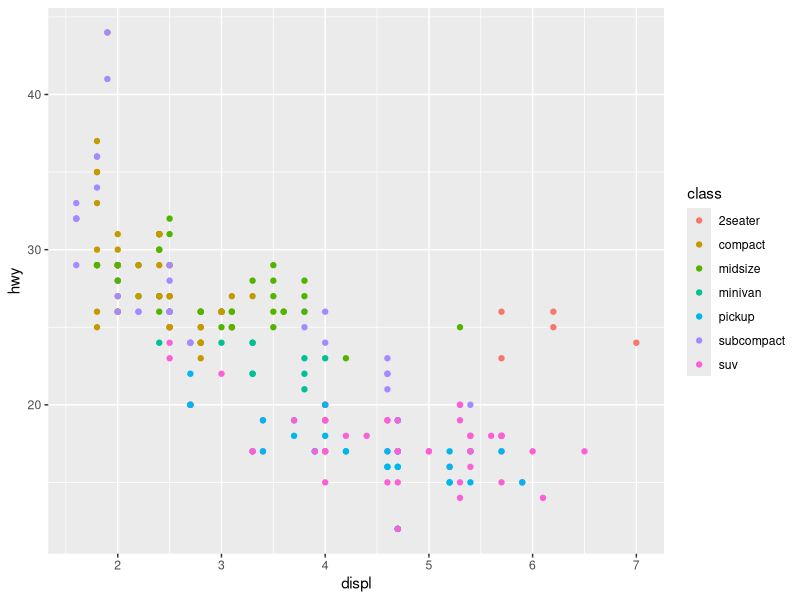
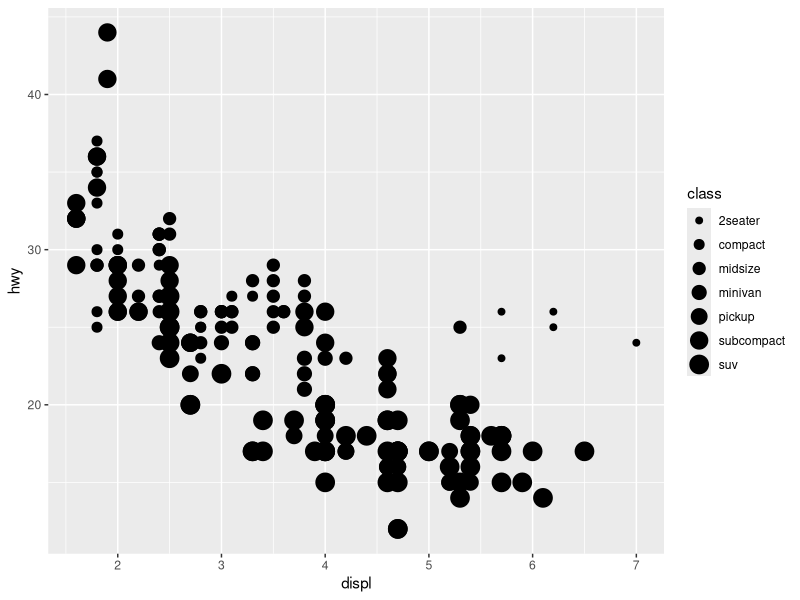
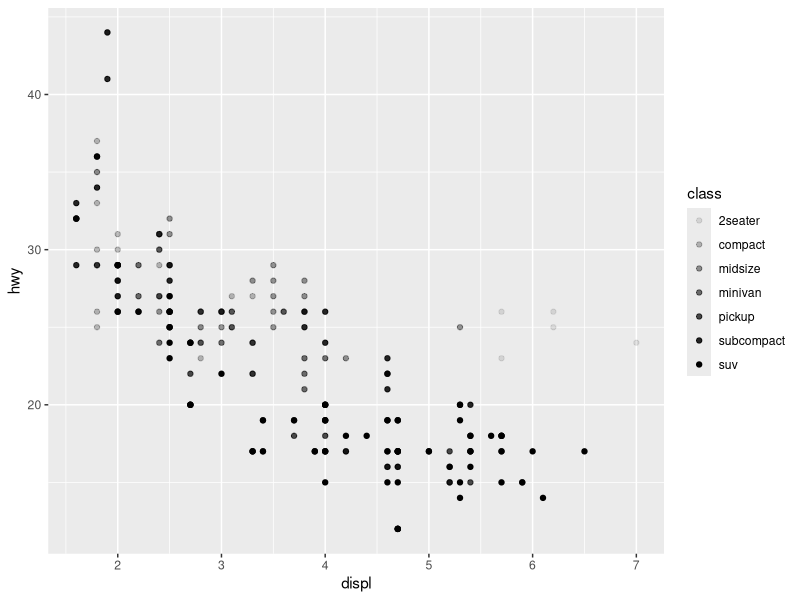
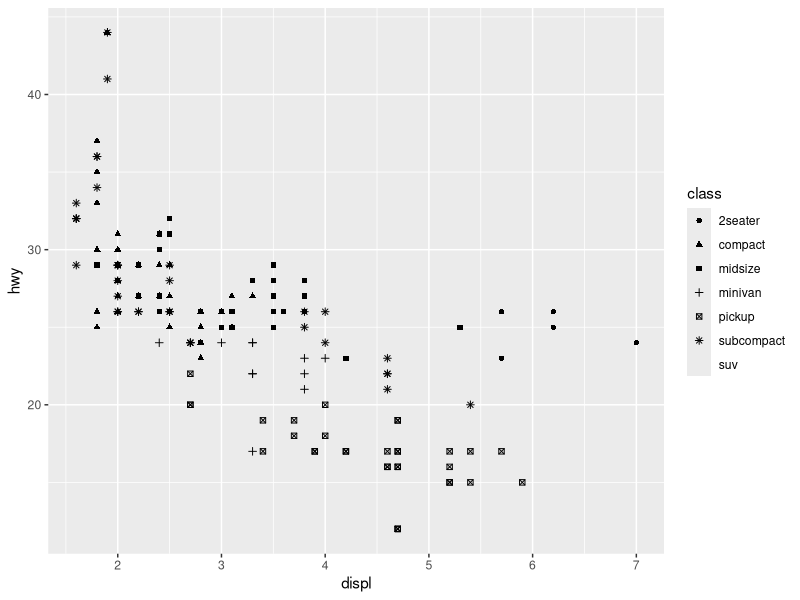
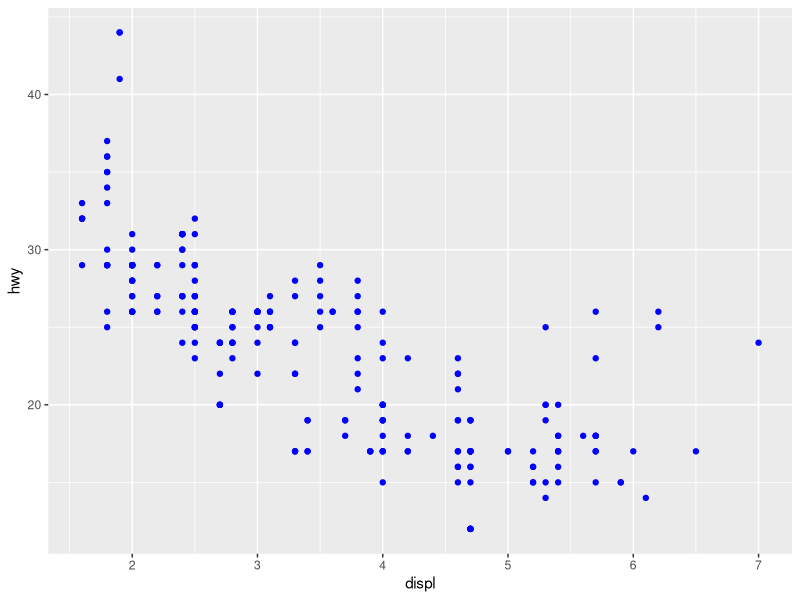
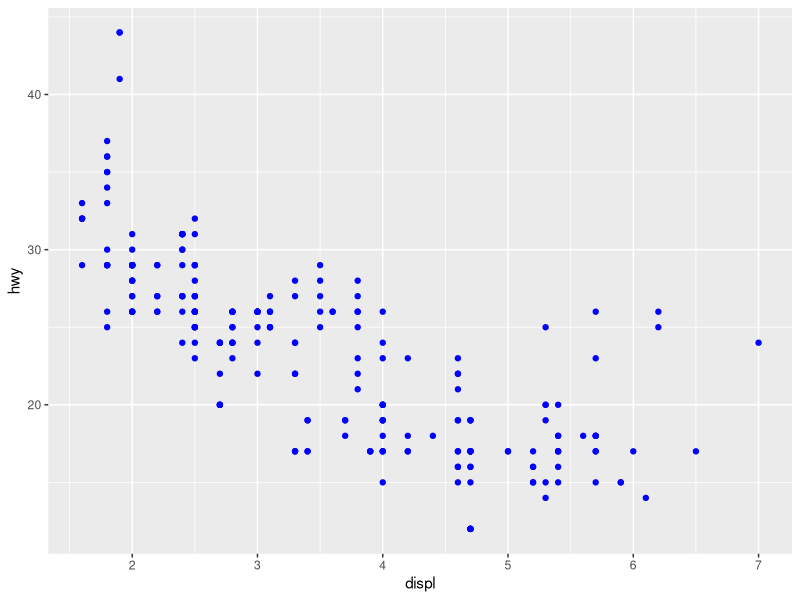
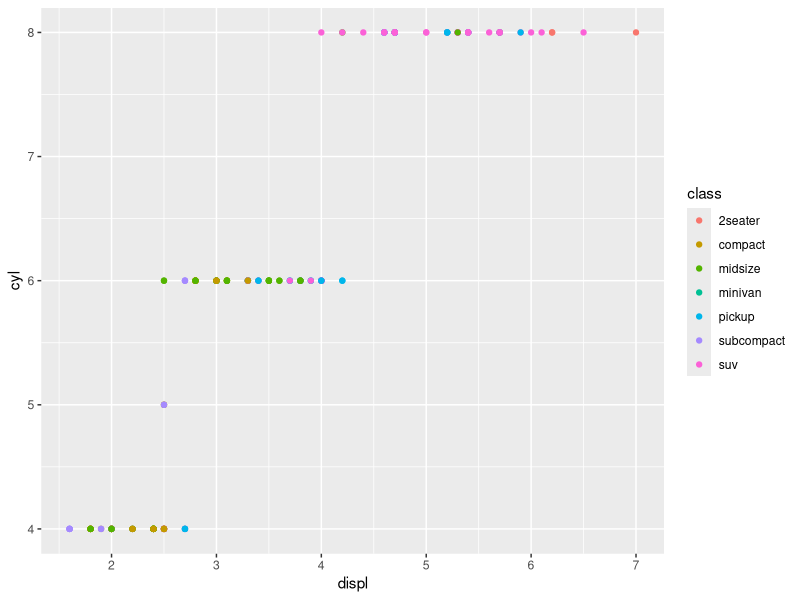
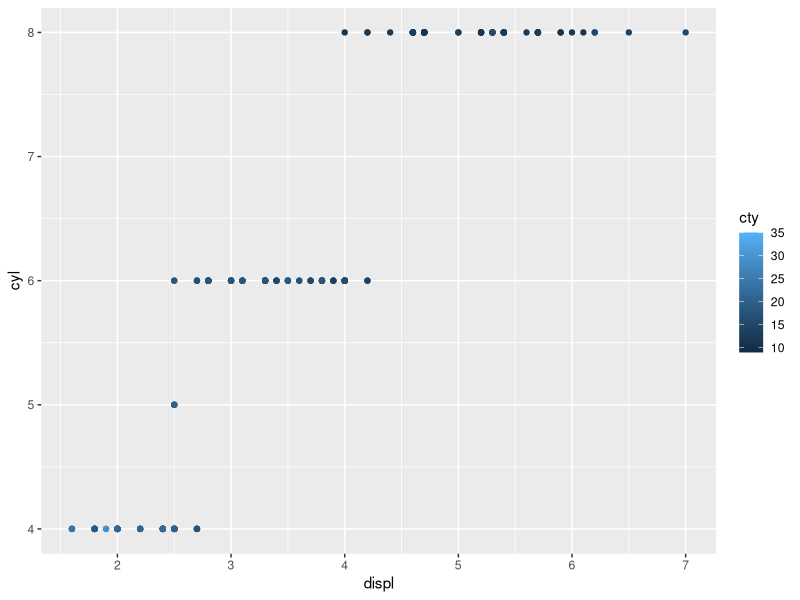

Write the R code that produced these figures, in order. (Note: this script raises an error after producing the figures.)
## ---- chunk 1
library(tidyverse)

knitr::opts_chunk$set(fig.height = 3, fig.width = 6)

Sys.setlocale(locale = "Lithuanian")
## ---- chunk 2
 ggplot(data = mpg) + 
    geom_point(mapping = aes(x = displ, y = hwy, color = class)) 
## ---- chunk 3
ggplot(data = mpg) + 
     geom_point(mapping = aes(x = displ, y = hwy, size = class)) 
## ---- chunk 4
# alpha – permatomumo skalė
ggplot(data = mpg) + 
    geom_point(mapping = aes(x = displ, y = hwy, alpha = class)) 
## ---- chunk 5
# shape – formų skalė
 ggplot(data = mpg) +
   geom_point(mapping = aes(x = displ, y = hwy, shape = class)) 
## ---- chunk 6
ggplot(data = mpg) + 
     geom_point(mapping = aes(x = displ, y = hwy), color = "blue") 
## ---- chunk 7
ggplot(data = mpg) + 
  geom_point(mapping = aes(x = displ, y = hwy), color = "blue")
## ---- chunk 8
?mpg
#manufacturer - kategorinis
#model - kategorinis
#displ - tolydusis
#year - tolydusis
#cyl - tolydusis
## ---- chunk 9
ggplot(data = mpg) +
  geom_point(mapping = aes(x = displ, y = cyl, color = class))
#size = class, shape = class
## ---- chunk 10
ggplot(data = mpg) +
  geom_point(mapping = aes(x = displ, y = cyl, color = cty))
#kategorinis - skirtingi elementai
#tolydusis - elementu gradientas
## ---- chunk 11
ggplot(data = mpg) +
  geom_point(mapping = aes(x = displ, y = model, shape = cty))
## ---- chunk 12
ggplot(data = mpg) +
  geom_point(mapping = aes(x = displ, y = cyl), stroke = 2)
#keicia stori
#reikia naudotis helpu
## ---- chunk 13
ggplot(data = mpg) +
  geom_point(mapping = aes(x = displ, y = cyl, color = class, size = year))
#naudoja abu
## ---- chunk 14
ggplot(data = mpg) +
  geom_point(mapping = aes(x = displ, y = cyl, color = class, shape = class))
#naudoja abi skales
## ---- chunk 15
ggplot(data = mpg) +
  geom_point(mapping = aes(x = displ, y = cyl, color = displ <5))
#skale padalinama i 2 logines dalis pagal atlikta veiksma
## ---- chunk 16
ggplot(data = mpg) +
  geom_point(mapping = aes(x = displ, y = cyl), color = "blue")
